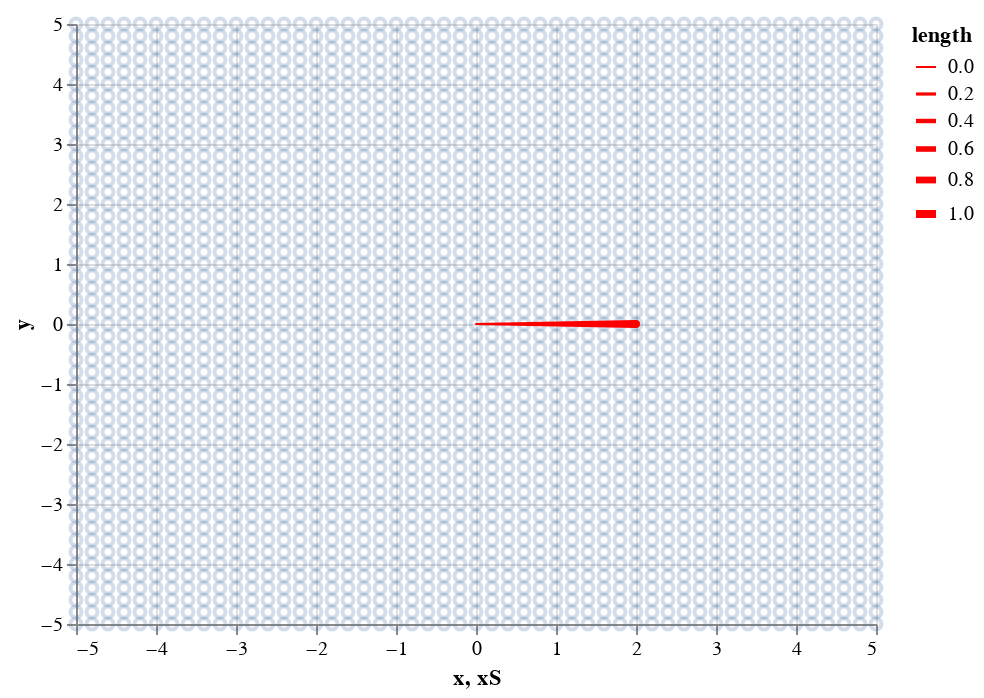

Notebook cell for this chart:
### Markdown cell above
So scalars increase or decrease the magnitude of the vector. 

You can test that out with the vector $i$ using the slider below.

### Code cell
slider = alt.binding_range(min=-5, max=5, step=.1)
selector = alt.selection_single(name="scalar", fields=["scalar"],
                               bind=slider, init={'scalar': 2})


popPop = alt.Chart(xUnitVector).mark_trail(color='red').encode(
    x='xS:Q',
    y='y:Q',
    size='length:Q').transform_calculate(length=alt.expr.sqrt(alt.datum.x + alt.datum.y),
                                      xS = alt.datum.x * selector.scalar).add_selection(
    selector)

pointsIn2D + popPop

### Figure 1 — Vega-Lite specification as saved in the notebook (floating-point values rounded to 4 significant figures; data arrays with more than 128 entries replaced by an {"elided": "..."} marker saying what was removed)
{"config": {"view": {"continuousWidth": 400, "continuousHeight": 300}}, "layer": [{"data": {"name": "data-e0b4498baa4d4bb18c34d9cc396031a1"}, "mark": {"type": "point", "opacity": 0.25}, "encoding": {"x": {"type": "quantitative", "field": "x"}, "y": {"type": "quantitative", "field": "y"}}}, {"data": {"name": "data-f10cd96596c26ba69b4cb7d437f1df1c"}, "mark": {"type": "trail", "color": "red"}, "encoding": {"size": {"type": "quantitative", "field": "length"}, "x": {"type": "quantitative", "field": "xS"}, "y": {"type": "quantitative", "field": "y"}}, "selection": {"scalar": {"type": "single", "fields": ["scalar"], "bind": {"input": "range", "max": 5, "min": -5, "step": 0.1}, "init": {"scalar": 2}}}, "transform": [{"calculate": "sqrt((datum.x + datum.y))", "as": "length"}, {"calculate": "(datum.x * scalar.scalar)", "as": "xS"}]}], "$schema": "https://vega.github.io/schema/vega-lite/v4.8.1.json", "datasets": {"data-e0b4498baa4d4bb18c34d9cc396031a1": {"elided": "2601 records"}, "data-f10cd96596c26ba69b4cb7d437f1df1c": [{"x": 0.0, "y": 0.0}, {"x": 1.0, "y": 0.0}]}}
